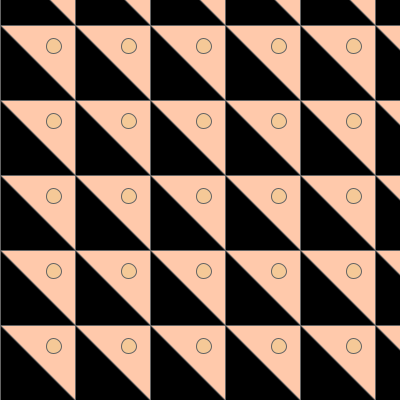
Frame 1 (no input)
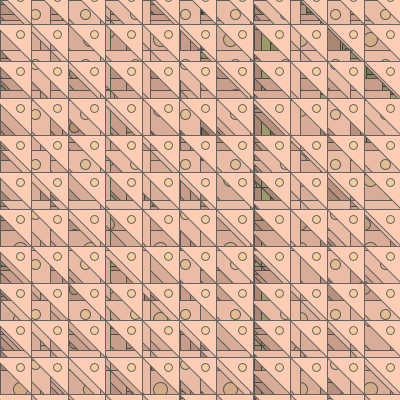
Frame 60 (the mouse pressed at the canvas centre just before this capture)
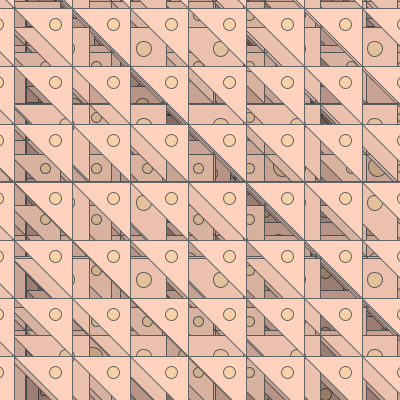
Frame 120 (the mouse held since frame 60 and released just before this capture)

The Processing sketch that drew these frames (run headless with seeded random() and noise(); from frame 60 on, the mouse is pressed at the canvas centre):

// Processing sketch: processing_147109
// ── processing_147109.pde

//Rachel Knoll by geometric patterns 1/28
//First make your background black. Then you must create a ‘grid’ of triangles 
//across the canvas in whatever way you see fit but they must be in even lines. 
//Put a circle in the center of each triangle. Fill the triangles and circle with 
//color, the same colors can be connected to create new shapes if wanted. 
//The outline of the triangles and circles should be grey — there are no other 
//color restrictions.

int g = 200;
int b = 170;
void setup() {
  background(0); 
  size(400,400);
  smooth();
  //noLoop();
}

void draw() {
  
  fill(0,20);
  rect(-20,-20,20+width, 20+height);
  translate(-450,-50);
  stroke(100);
  strokeWeight(1);
  g += 1;
  b += 1;
  if ( b >= 200)
    b = 150;
  if ( g >= 255)
    g = 200;
     float d = int( random(30,100) );
  for ( int i = 0; i < 30; i++) {
    for ( int j = 0; j < 20; j++) {
      fill(color(random(150,255),g,b));
      int r = color(255,g,b); 
      fill(r);
     
      float y = j * d;
      float x = i * d;
      triangle( x,y, x+d,y, x+d,y+d );
      fill(color(b,g,r, 30));
      ellipse( x+(d/7*5),y+(d/3)-(d/20), d/5, d/5);
    }
  }
}
                
